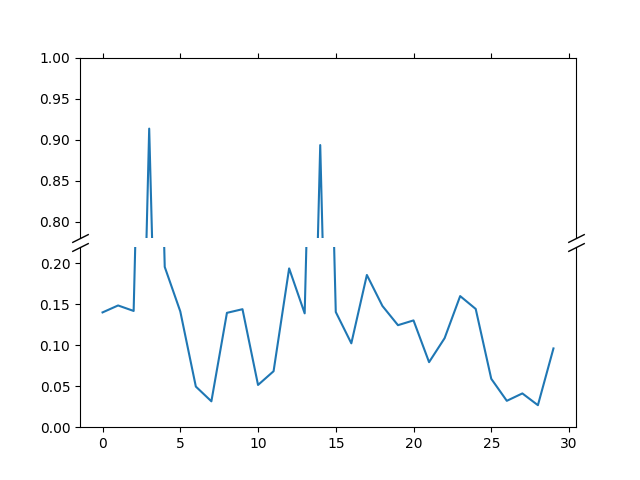

Python code for this plot:
# 引入所需库
import matplotlib.pyplot as plt
import numpy as np
import matplotlib
matplotlib.use('TkAgg')


# 设置随机数种子
np.random.seed(19680801)

# 创建了一个包含30个随机数的列表，这些随机数的范围在0到0.2之间。
# pts[[3, 14]] += .8 将第3个和第14个随机数增加0.8，使得它们的范围在0.8到1之间
pts = np.random.rand(30)*.2
pts[[3, 14]] += .8

# 创建了一个包含两个子图的图形，并将其共享x轴;调整子图之间的空间为0.05
fig, (ax1, ax2) = plt.subplots(2, 1, sharex=True)
fig.subplots_adjust(hspace=0.05)

ax1.plot(pts)
ax2.plot(pts)
ax1.set_ylim(.78, 1.)
ax2.set_ylim(0, .22)

# 隐藏了两个子图的x轴底部和顶部边框
ax1.spines.bottom.set_visible(False)
ax2.spines.top.set_visible(False)
# 将x轴的刻度线移动到顶部子图和底部子图的顶部
ax1.xaxis.tick_top()
ax2.xaxis.tick_bottom()
# 隐藏了两个子图的x轴底部和顶部边框的刻度线
ax1.tick_params(labeltop=False)

# 表示镜像线的长度
d = .5
# 创建了一个字典，用于存储镜像线的属性，如标记类型、大小、颜色等
kwargs = dict(marker=[(-1, -d), (1, d)], markersize=12,
              linestyle="none", color='k', mec='k', mew=1, clip_on=False)
# 在顶部子图和底部子图的x轴上绘制了镜像线
ax1.plot([0, 1], [0, 0], transform=ax1.transAxes, **kwargs)
ax2.plot([0, 1], [1, 1], transform=ax2.transAxes, **kwargs)

plt.show()
